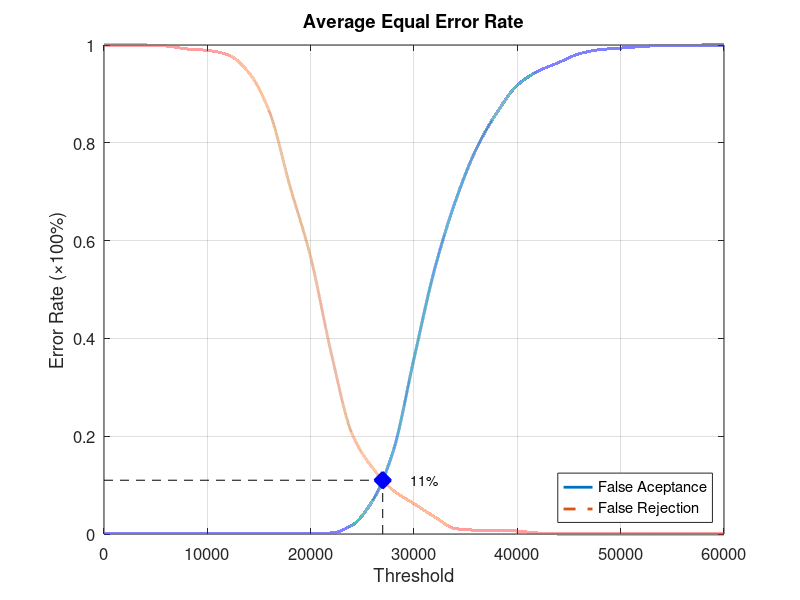
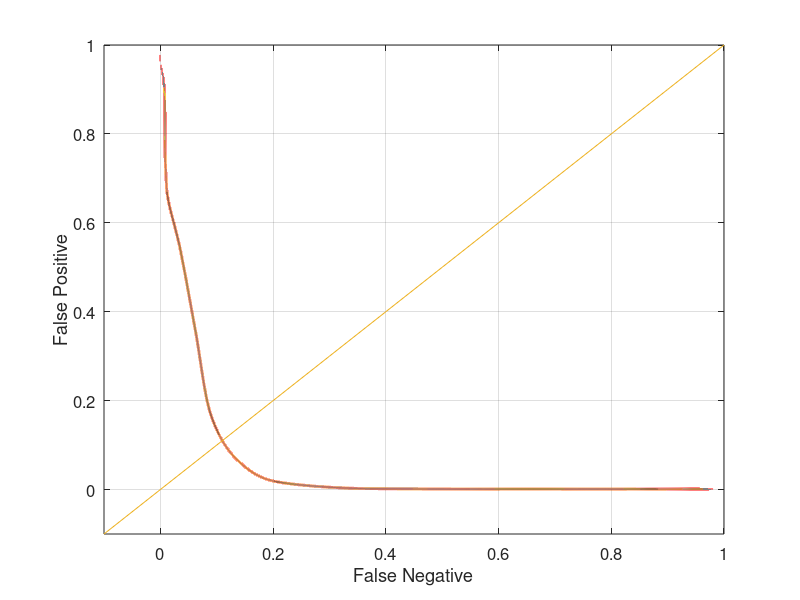

Write MATLAB code to recreate these figures, in order.
function yEER = Database2Average
close all;
clear;
clc;
x = 0:2000:60000;
xq = 0:0.5:60000;

y0 = [0 0.00105263 0.00105263 0.00105263 0.00105263 0.00105263 0.00105263 0.00105263 0.00105263 0.00105263 0.00105263 0.00210526 0.0178947 0.0684211 0.170526 0.358947 0.542105 0.68 0.786316 0.861053 0.917895 0.946316 0.964211 0.982105 0.990526 0.993684 0.996842 0.998947 0.998947 1 1];
yy0 = interp1(x, y0, xq, 'pchip');
y1 = [1 1 1 0.998 0.992 0.989 0.98 0.944 0.864 0.711 0.566 0.369 0.205 0.135 0.089 0.062 0.035 0.011 0.008 0.008 0.006 0.002 0 0 0 0 0 0 0 0 0];
yy1 = interp1(x, y1, xq, 'pchip');

% Calculating EER: 
y2 = abs(y0 - y1);
find(y2 == min(y2))
yy2 = abs(yy0 - yy1);
xEER = find(yy2 == min(yy2));
xEERIndex = xq(xEER) % X-axis EER
yEER = yy0(xEER) % Y-axis EER

main = figure
plot(xq, yy0,'-','LineWidth', 2);	hold on
plot(xq, yy1,'--','LineWidth', 2);	hold on
plot([xEERIndex xEERIndex], [0 yEER], 'k--');	hold on
plot([0 xEERIndex], [yEER yEER], 'k--');	hold on
plot(xEERIndex, yEER, 'bx', 'LineWidth', 10);	hold on
text(xEERIndex + 10 * xEERIndex / 100, yEER, [num2str(round((10000 * yEER)) / 100) '%'])
legend('False Aceptance', 'False Rejection', 'Location', 'SouthEast')
xlabel('Threshold')
ylabel('Error Rate (\times100%)')
title('Average Equal Error Rate')
set(gca, 'FontSize', 12)
axis([0 60000 0 1])
grid on

print(main, 'Database2AverageMain', '-dpng');
FNRxFPR = figure('Color', [1 1 1]);
plot(yy1, yy0, '-', yy1, yy0, 'LineWidth', 2);
hold on
y = -0.1:0.1:1
plot(y, y); 
set(gca, 'FontSize', 12)
xlabel('False Negative')
ylabel('False Positive')
axis([-0.1 1 -0.1 1])
set(gca, 'FontSize', 12)
grid on

print(FNRxFPR, 'Database2AverageFNRxFPR','-dpng');
end
